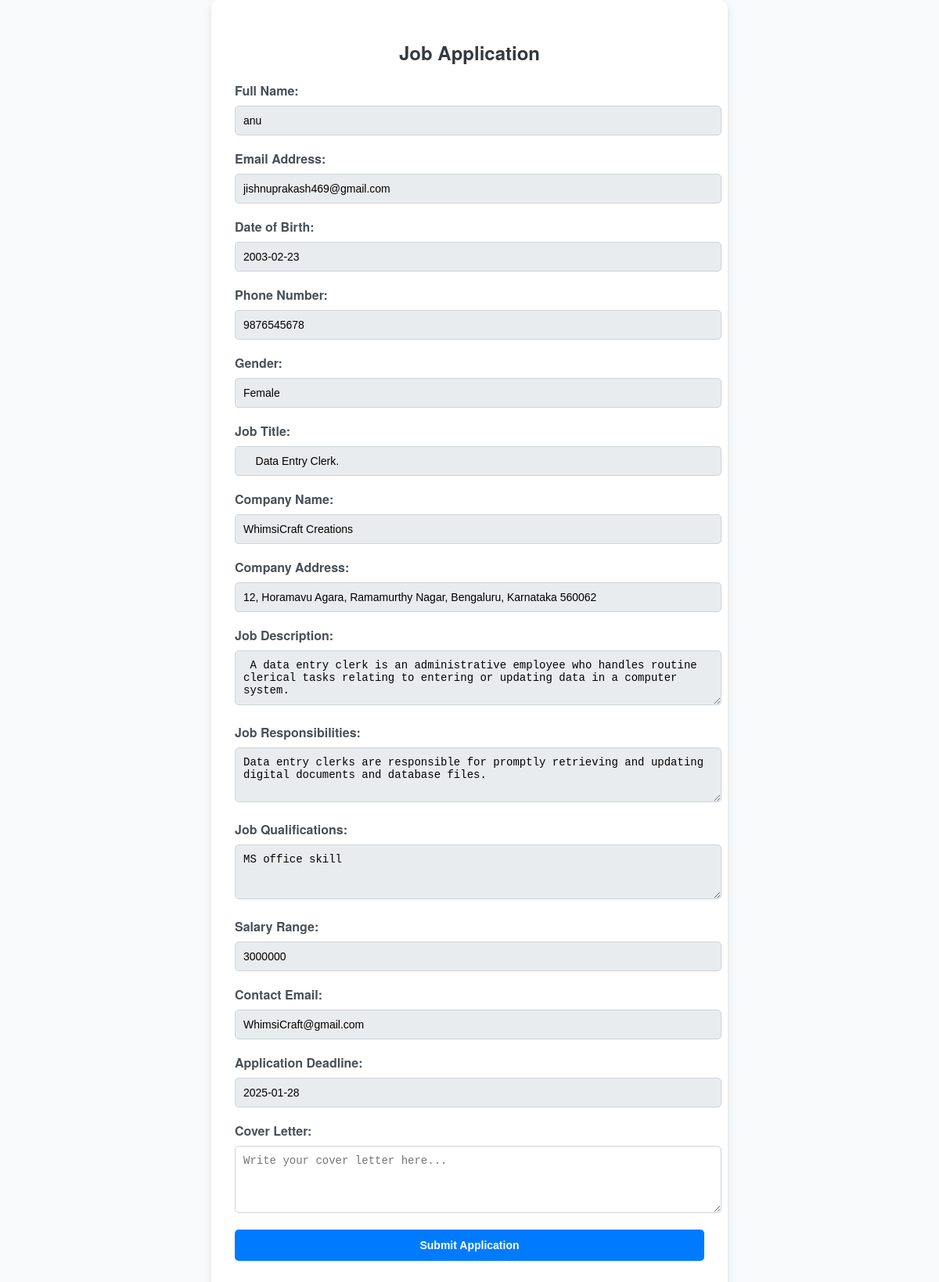
Screenshot of /apply/3/ (signed in) with the database file from the repository.
### resume_app/models.py (models this page shows)
class Reg(models.Model):
    image=models.ImageField(upload_to='pprofile/',null=True,blank=True)
    name=models.CharField(max_length=20)
    email=models.EmailField(max_length=50,unique=True)
    password=models.CharField(max_length=10)
    dob=models.DateField()
    phonenumber=models.IntegerField()
    age=models.IntegerField(max_length=5)
    status=models.CharField(max_length=20,choices=[('success','Success'),('Inactive','inactive')],default='pending',null=True,blank=True)
    sstatus=models.CharField(max_length=20,choices=[('success','Success'),('Inactive','inactive')],default='pending',null=True,blank=True)
    GENDER_CHOICES =[
        ('Male','Male'),
        ('Female','Female'),
        ('Others','Others'),
    ]
    gender=models.CharField(
        max_length=6,
        choices=GENDER_CHOICES,
    )

class Addjob(models.Model):
    companyName=models.CharField(max_length=50)
    companyAddress=models.CharField(max_length=50)
    jobTitle=models.CharField(max_length=100)
    jobDescription=models.CharField(max_length=200)
    jobResponsibilities=models.CharField(max_length=500)
    jobQualifications=models.CharField(max_length=200)
    salaryRange=models.CharField(max_length=100)
    contactEmail=models.EmailField(max_length=20,unique=True)
    applicationDeadline = models.DateField(null=False)

### resume_app/views.py (the view, shortened to what this page needs)
# urls.py: path('apply/<int:job_id>/',views.apply,name='apply'),
def apply(request, job_id):
    if "email" not in request.session:
        messages.warning(request, "You need to log in to apply for jobs.")
        return redirect("login")
    user_email = request.session.get("email")
    user = get_object_or_404(Reg, email=user_email)
    job = get_object_or_404(Addjob, id=job_id)
    context = {"job": job, "user": user}
    return render(request, "apply.html", context)

### resume_app/templates/apply.html (shortened to what this page needs)
<!DOCTYPE html>
<html lang="en">
<head>
</head>
<body>
    <div class="container">
        <h2>Job Application</h2>
        <form  method="POST">
            <label for="user">Full Name:</label>
            <input type="text" id="user" name="user" class="readonly-input" value="{{ user.name }}" readonly>
            <label for="email">Email Address:</label>
            <input type="email" id="email" name="email" class="readonly-input" value="{{ user.email }}" readonly>
            <label for="dob">Date of Birth:</label>
            <input type="text" id="dob" name="dob" class="readonly-input"  value="{{ user.dob|date:'Y-m-d' }}" readonly>
            <label for="phone">Phone Number:</label>
            <input type="text" id="phone" name="phone" class="readonly-input" value="{{ user.phonenumber }}" readonly>
            <label for="gender">Gender:</label>
            <input type="text" id="gender" name="gender" class="readonly-input" value="{{ user.gender }}" readonly>
            <label for="job">Job Title:</label>
            <input type="text" id="job" name="job" class="readonly-input" value="{{ job.jobTitle }}" readonly>
            <label for="company">Company Name:</label>
            <input type="text" id="company" name="company" class="readonly-input" value="{{ job.companyName }}" readonly>
            <label for="companyAddress">Company Address:</label>
            <input type="text" id="companyAddress" name="companyAddress" class="readonly-input" value="{{ job.companyAddress }}" readonly>
            <label for="jobDescription">Job Description:</label>
            <textarea id="jobDescription" name="jobDescription" class="readonly-input" rows="3" readonly>{{ job.jobDescription }}</textarea>
            <label for="jobResponsibilities">Job Responsibilities:</label>
            <textarea id="jobResponsibilities" name="jobResponsibilities" class="readonly-input" rows="3" readonly>{{ job.jobResponsibilities }}</textarea>
            <label for="jobQualifications">Job Qualifications:</label>
            <textarea id="jobQualifications" name="jobQualifications" class="readonly-input" rows="3" readonly>{{ job.jobQualifications }}</textarea>
            <label for="salaryRange">Salary Range:</label>
            <input type="text" id="salaryRange" name="salaryRange" class="readonly-input" value="{{ job.salaryRange }}" readonly>
            <label for="contactEmail">Contact Email:</label>
            <input type="email" id="contactEmail" name="contactEmail" class="readonly-input" value="{{ job.contactEmail }}" readonly>
<label for="applicationDeadline">Application Deadline:</label>
<input type="text" id="applicationDeadline" name="applicationDeadline" class="readonly-input" value="{{ job.applicationDeadline|date:'Y-m-d' }}" readonly>
            <label for="cover_letter">Cover Letter:</label>
            <textarea id="cover_letter" name="cover_letter" rows="4" placeholder="Write your cover letter here..."></textarea>
            <button type="submit">Submit Application</button>
        </form>
    </div>
</body>
</html>

### resume_app/templates/apply.html (style rules this page uses)
body { font-family: 'Helvetica Neue', sans-serif; background-color: #f8f9fa; margin: 0; padding: 0; display: flex; justify-content: center; align-items: center; min-height: 100vh; }
.container { background: white; padding: 30px; border-radius: 10px; box-shadow: 0 4px 10px rgba(0, 0, 0, 0.1); width: 50%; max-width: 600px; }
h2 { text-align: center; color: #343a40; }
label { font-weight: bold; margin-top: 10px; display: block; color: #495057; }
input, textarea, select, button { width: 100%; padding: 10px; margin: 8px 0; border: 1px solid #ced4da; border-radius: 5px; font-size: 14px; }
textarea { resize: vertical; }
button { background: #007bff; color: white; font-weight: bold; border: none; cursor: pointer; padding: 12px; }
.readonly-input { background-color: #e9ecef; }

### rows the page displays
Reg: user "anu", email "jishnuprakash469@gmail.com", dob "2003-02-23", phone "9876545678", gender "Female"
Addjob: job "Data Entry Clerk.", company "WhimsiCraft Creations", companyAddress "12, Horamavu Agara, Ramamurthy Nagar, Bengaluru, Karnataka 560062", jobDescription "A data entry clerk is an administrative employee who handles routine clerical tasks relating to entering or updating data in a computer system.", jobResponsibilities "Data entry clerks are responsible for promptly retrieving and updating digital documents and database files.", jobQualifications "MS office skill", salaryRange "3000000", contactEmail "WhimsiCraft@gmail.com", applicationDeadline "2025-01-28"
